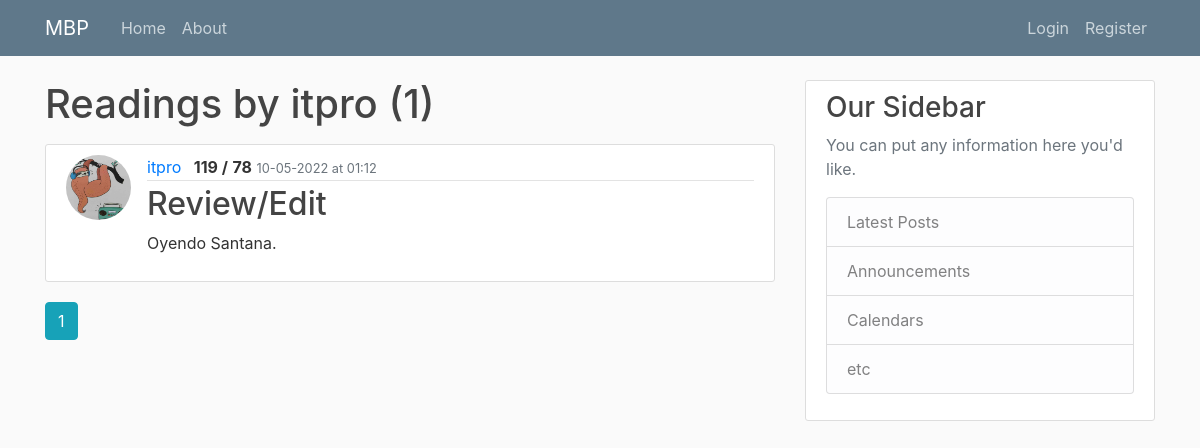
Page /user/itpro on the earlier database version.
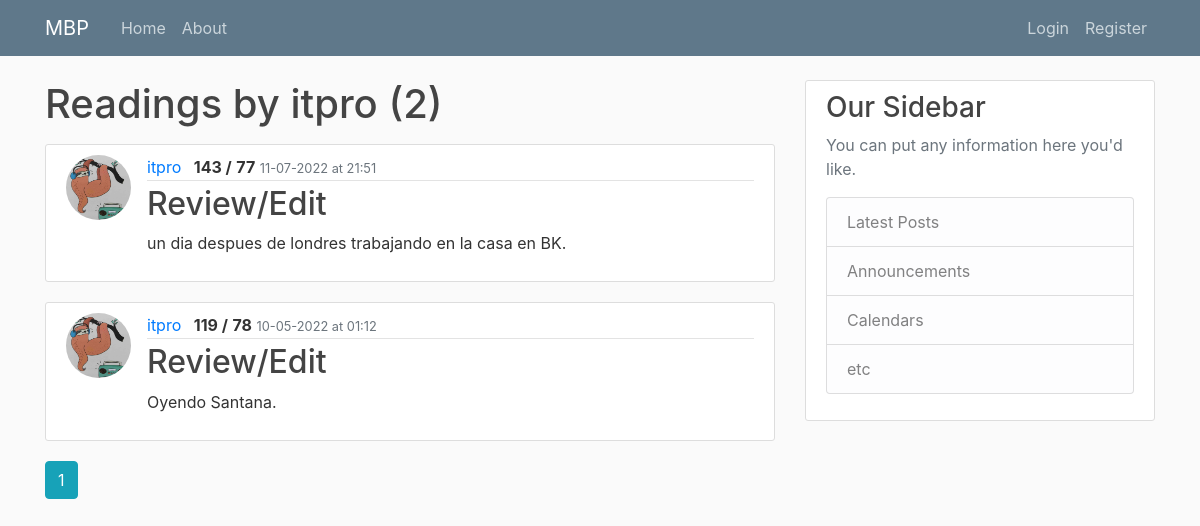
Same page on the later database version.
### mbp/models.py (models this page shows, shortened)
class Reading(db.Model):
    id = db.Column(db.Integer, primary_key=True)
    sys = db.Column(db.String(3), nullable=False)
    dia = db.Column(db.String(3), nullable=False)
    notes = db.Column(db.Text, nullable=False)
    date_posted = db.Column(db.DateTime, nullable=False, default=datetime.utcnow)
    user_id = db.Column(db.Integer, db.ForeignKey('user.id'), nullable=False)

class User(db.Model, UserMixin):
    id = db.Column(db.Integer, primary_key=True)
    username = db.Column(db.String(20), unique=True, nullable=False)
    email = db.Column(db.String(120), unique=True, nullable=False)
    image_file = db.Column(db.String(20), nullable=False, default='default.jpg')
    password = db.Column(db.String(60), nullable=False)
    readings = db.relationship('Reading', backref='user', lazy=True)

### mbp/users/routes.py (the view)
@users.route('/user/<string:username>')
def user_readings(username):
    page = request.args.get('page', 1, type=int) #Grab the page we want. In this case page one. Set type integer as the page number.
    user = User.query.filter_by(username=username).first_or_404()
    reading = Reading.query.filter_by(user=user)\
        .order_by(Reading.date_posted.desc())\
        .paginate(page=page, per_page=5) #Show 5 readings per page. Can use http://localhost:8000/home?page=3 to navigate to pages.
    return render_template('user_readings.html', reading=reading, user=user)

### mbp/templates/user_readings.html
{% extends "base.html" %}
{% block content %}
    <h1 class="mb-3">Readings by {{ user.username }} ({{ reading.total }})</h1>
    {% for reading in reading.items %}
    <article class="media content-section">
      <img class="rounded-circle article-img" src="{{ url_for('static', filename='profile_pics/' + reading.user.image_file) }}" />
      <div class="media-body">
        <div class="article-metadata">
          <a class="mr-2" href="{{ url_for('users.user_readings', username=reading.user.username) }}">{{ reading.user.username }}</a>
          <text class="font-weight-bold">{{ reading.sys }} /</text>
          <text class="font-weight-bold">{{ reading.dia}}</text>
          <small class="text-muted">{{ reading.date_posted.strftime('%m-%d-%Y at %H:%M') }}</small>
        </div>
        <h2><a class="article-title" href="{{ url_for('readings.reading', reading_id=reading.id) }}">Review/Edit</a></h2>
          <p class="article-content">{{ reading.notes }}</p>
      </div>
    </article>
    {% endfor %}
    {% for page_num in reading.iter_pages(left_edge=1, right_edge=1, left_current=1, right_current=2) %}
      {% if page_num %}
        {% if reading.page == page_num %}
          <a class="btn btn-info mb-4" href="{{ url_for('users.user_readings', username=user.username, page=page_num) }}">{{ page_num }}</a>
        {% else %}
          <a class="btn btn-outline-info mb-4" href="{{ url_for('users.user_readings', username=user.username, page=page_num) }}">{{ page_num }}</a>
        {% endif %}
      {% else %}
        ...
      {% endif %}
    {% endfor %}
{% endblock content %}

Differences in the rows shown:
added Reading: image_file (placeholder picture), user.username "itpro", sys "143", dia "77", date_posted "11-07-2022 at 21:51", notes "un dia despues de londres trabajando en la casa en BK."
Other differences:
{{ reading.total }}: "1" → "2"
